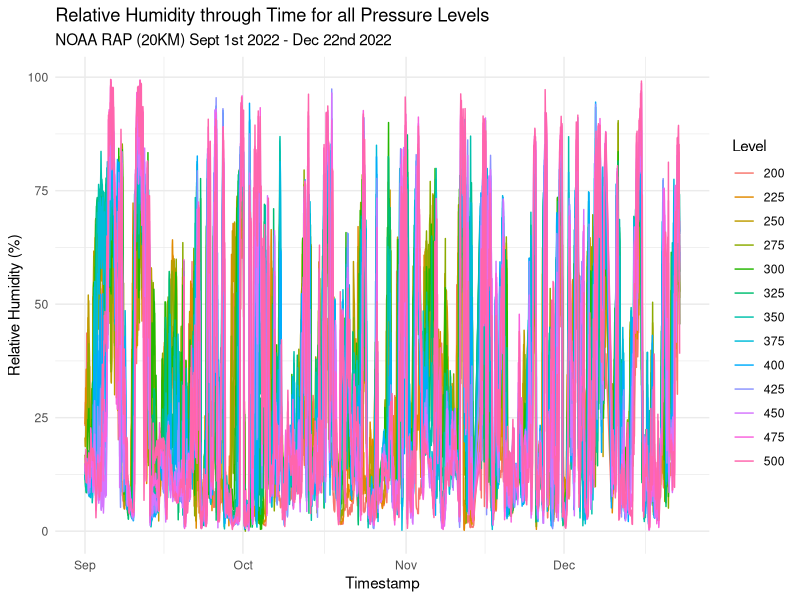
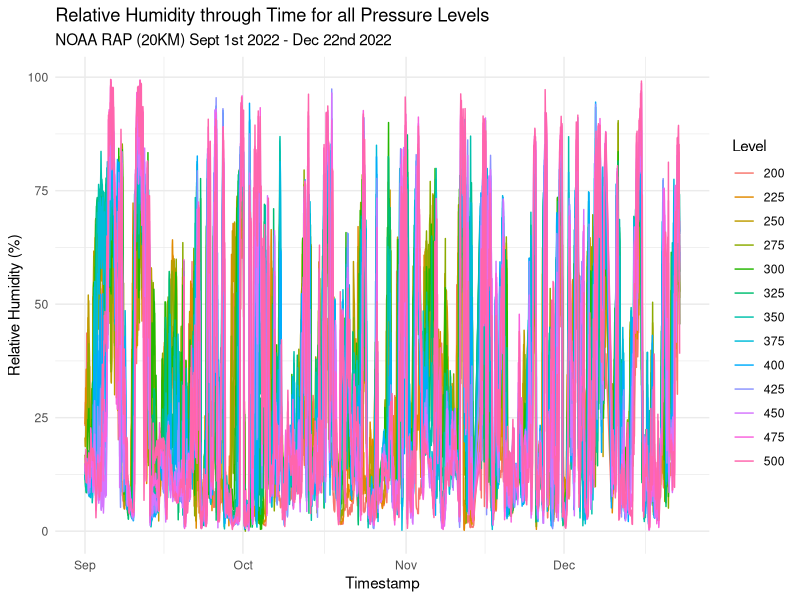
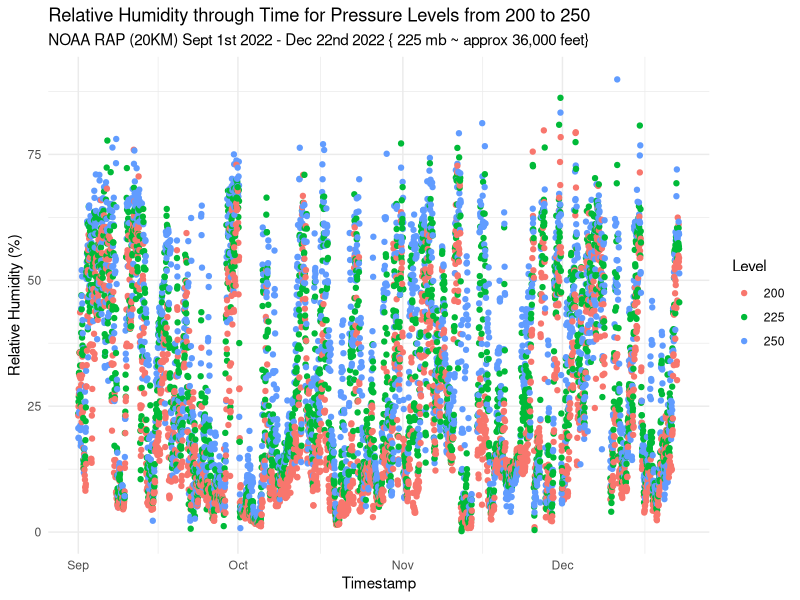
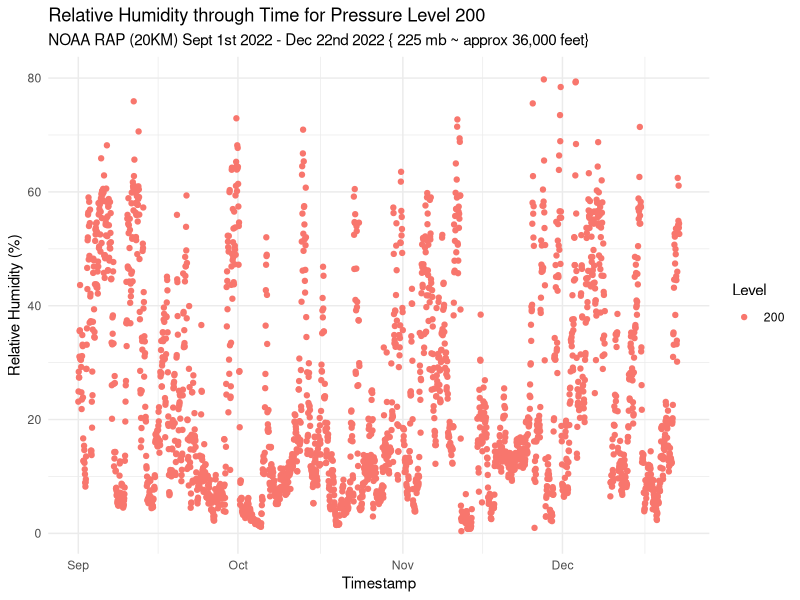
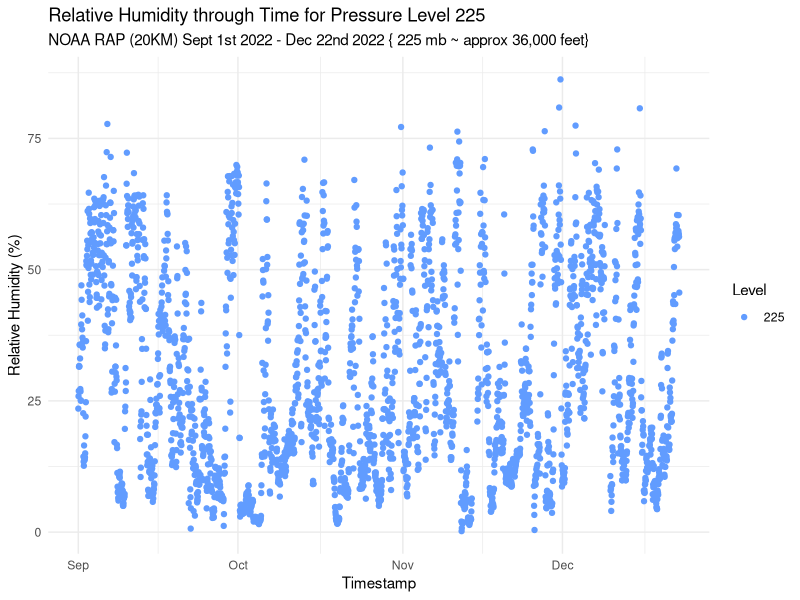
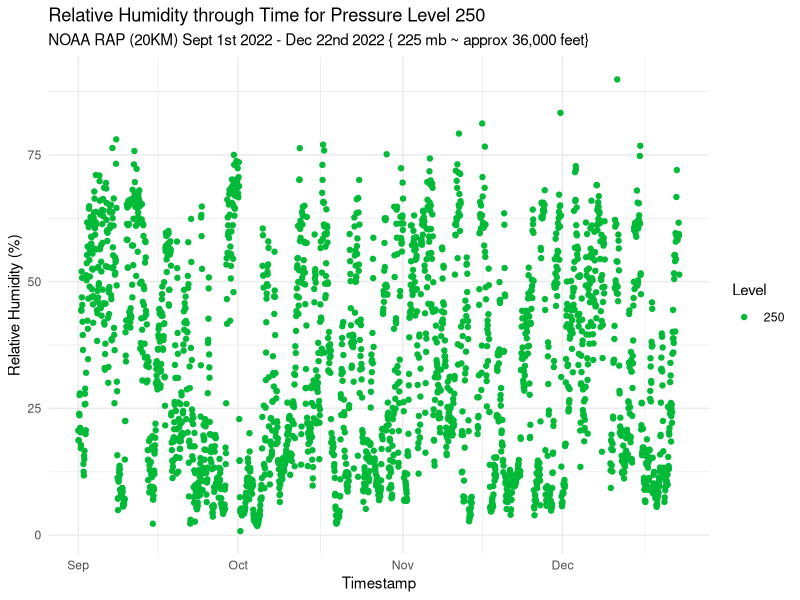
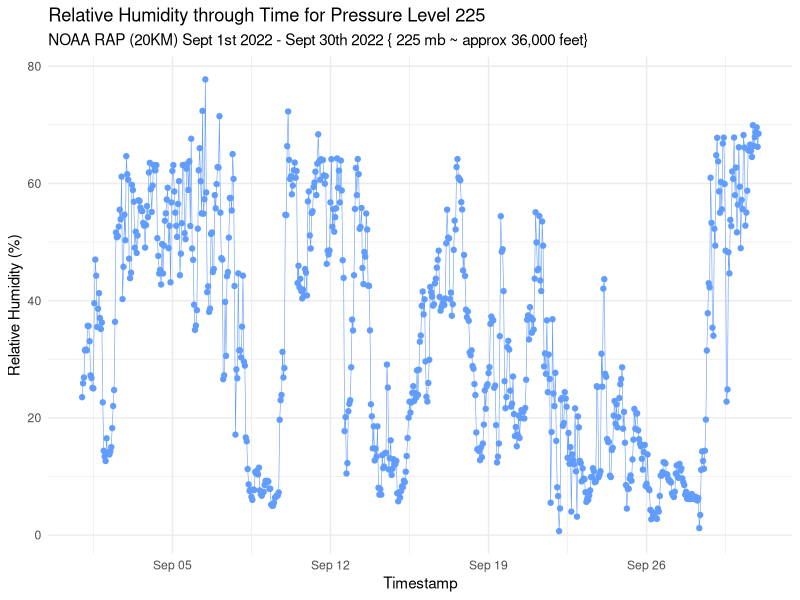
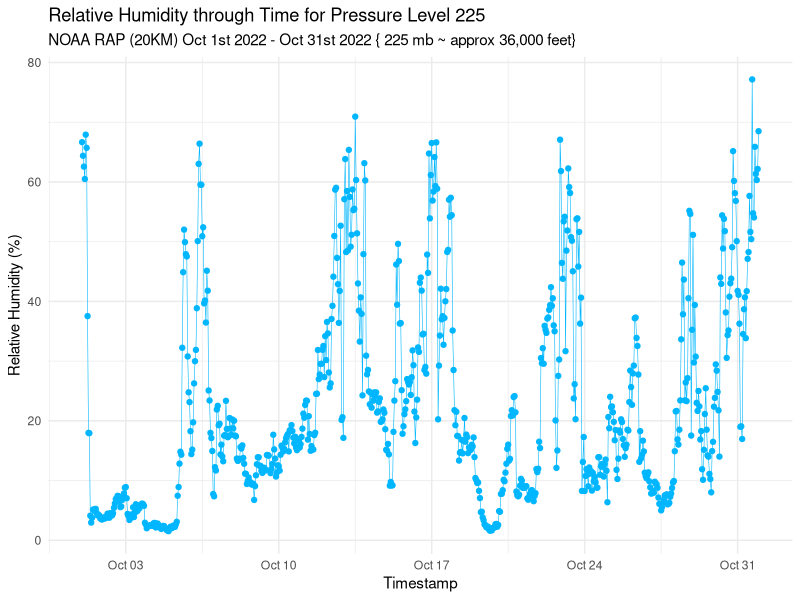

Write R code to recreate these figures, in order.
# Load required library
library(dplyr)
library(tidyr)
library(readr)
library(class)
library(ggplot2)

#-------------------------------------------------------------------------------
# Define a function to create and save the plots
save_plot <- function(plot, filename) {
  # Set the graphics device (png in this case)
  png(filename)
  print(plot)  # Print the plot to the graphics device
  dev.off()   # Close the graphics device after saving the plot
}
#-------------------------------------------------------------------------------

# NOTE: Set to your working directory
setwd(dirname(rstudioapi::getSourceEditorContext()$path))
print(paste("Current Working Directory: ", getwd()), sep = "\n")


# Load the CSV file into a dataframe
df <- read.csv("cleaned_atmospheric.csv")

# View the loaded dataframe (optional)
head(df)

subtitle.var <- "NOAA RAP (20KM) Sept 1st 2022 - Dec 22nd 2022"
monthly.color <- c("#619cff","#00b6ff","#00cbfe","#18dcee")
#===============================================================================
# Humidity Visuals
#===============================================================================
# Humidity for all of time at all pressure levels
{
title.var <- "Relative Humidity through Time for all Pressure Levels"
# Convert the "Timestamp" column to a proper date-time format
df$Timestamp <- as.POSIXct(df$Timestamp, format = "%Y-%m-%d %H:%M:%S")
# Create the ggplot scatter plot
ggplot(df, aes(x = Timestamp, y = Humidity, color = as.factor(Level))) +
  geom_point() +
  labs(x = "Timestamp", y = "Relative Humidity (%)", color = "Level",
       title = title.var, subtitle = subtitle.var) +
  theme_minimal()

humidity_all_levels <- ggplot(df, aes(x = Timestamp, y = Humidity, color = as.factor(Level))) +
  geom_line() +  # Add lines for each level series
  geom_point(shape = NA) +  # Hide all scatter points
  labs(x = "Timestamp", y = "Relative Humidity (%)", color = "Level",
       title = title.var, subtitle = subtitle.var) +
  theme_minimal()

humidity_all_levels
}
#-------------------------------------------------------------------------------
{
# Convert the "Timestamp" column to a proper date-time format
df$Timestamp <- as.POSIXct(df$Timestamp, format = "%Y-%m-%d %H:%M:%S")
# Humidity for all of time at all pressure levels
title.var <- "Relative Humidity through Time for all Pressure Levels"
# Create the ggplot line plot
ggplot(df, aes(x = Timestamp, y = Humidity, color = as.factor(Level))) +
  geom_line() +  # Add lines for each level series
  geom_point(shape = NA) +  # Hide all scatter points
  labs(x = "Timestamp", y = "Relative Humidity (%)", color = "Level",
       title = title.var, subtitle = subtitle.var) +
  theme_minimal()
}
#-------------------------------------------------------------------------------
# Humidity for all of time at pressure levels (200 - 250)
{
title.var <- "Relative Humidity through Time for Pressure Levels from 200 to 250"
subtitle.var <- "NOAA RAP (20KM) Sept 1st 2022 - Dec 22nd 2022 { 225 mb ~ approx 36,000 feet}"
# Convert the "Timestamp" column to a proper date-time format
df$Timestamp <- as.POSIXct(df$Timestamp, format = "%Y-%m-%d %H:%M:%S")
# Filter the dataframe to include only Level values between 200 and 250
df_filtered <- subset(df, Level >= 200 & Level <= 250)
# Create the ggplot scatter plot
ggplot(df_filtered, aes(x = Timestamp, y = Humidity, color = as.factor(Level))) +
  geom_point() +
  labs(x = "Timestamp", y = "Relative Humidity (%)", color = "Level",
       title = title.var, subtitle = subtitle.var) +
  theme_minimal()
}
#-------------------------------------------------------------------------------
# Humidity for all of time at pressure levels (200)
{
title.var <- "Relative Humidity through Time for Pressure Level 200"
subtitle.var <- "NOAA RAP (20KM) Sept 1st 2022 - Dec 22nd 2022 { 225 mb ~ approx 36,000 feet}"
# Convert the "Timestamp" column to a proper date-time format
df$Timestamp <- as.POSIXct(df$Timestamp, format = "%Y-%m-%d %H:%M:%S")
# Filter the dataframe to include only Level values 200
df_filtered <- subset(df, Level == 200)
# Create the ggplot scatter plot
ggplot(df_filtered, aes(x = Timestamp, y = Humidity, color = as.factor(Level))) +
  geom_point() +
  labs(x = "Timestamp", y = "Relative Humidity (%)", color = "Level",
       title = title.var, subtitle = subtitle.var) +
  theme_minimal()
}
#-------------------------------------------------------------------------------
# Humidity for all of time at pressure levels (225)
{
title.var <- "Relative Humidity through Time for Pressure Level 225"
subtitle.var <- "NOAA RAP (20KM) Sept 1st 2022 - Dec 22nd 2022 { 225 mb ~ approx 36,000 feet}"
# Convert the "Timestamp" column to a proper date-time format
df$Timestamp <- as.POSIXct(df$Timestamp, format = "%Y-%m-%d %H:%M:%S")
# Filter the dataframe to include only Level values 225
df_filtered <- subset(df, Level == 225)
# Set the common color for level 225 (blue)
common_color <- "#619CFF"
# Create the ggplot scatter plot and use scale_color_manual to set the common color
ggplot(df_filtered, aes(x = Timestamp, y = Humidity, color = as.factor(Level))) +
  geom_point() +
  labs(x = "Timestamp", y = "Relative Humidity (%)", color = "Level",
       title = title.var, subtitle = subtitle.var) +
  scale_color_manual(values = common_color) +  # Set the common color for level 225
  theme_minimal()
}
#-------------------------------------------------------------------------------
# Humidity for all of time at pressure levels (250)
{
  title.var <- "Relative Humidity through Time for Pressure Level 250"
subtitle.var <- "NOAA RAP (20KM) Sept 1st 2022 - Dec 22nd 2022 { 225 mb ~ approx 36,000 feet}"
# Convert the "Timestamp" column to a proper date-time format
df$Timestamp <- as.POSIXct(df$Timestamp, format = "%Y-%m-%d %H:%M:%S")
# Filter the dataframe to include only Level values 250
df_filtered <- subset(df, Level == 250)
# Set the common color for level 225 (blue)
common_color <- "#00BA38"
# Create the ggplot scatter plot and use scale_color_manual to set the common color
ggplot(df_filtered, aes(x = Timestamp, y = Humidity, color = as.factor(Level))) +
  geom_point() +
  labs(x = "Timestamp", y = "Relative Humidity (%)", color = "Level",
       title = title.var, subtitle = subtitle.var) +
  scale_color_manual(values = common_color) +  # Set the common color for level 225
  theme_minimal()
}
#-------------------------------------------------------------------------------
# Humidity for September time at pressure levels (225)
{
title.var <- "Relative Humidity through Time for Pressure Level 225"
subtitle.var <- "NOAA RAP (20KM) Sept 1st 2022 - Sept 30th 2022 { 225 mb ~ approx 36,000 feet}"
# Convert the "Timestamp" column to a proper date-time format
df$Timestamp <- as.POSIXct(df$Timestamp, format = "%Y-%m-%d %H:%M:%S")
# Filter the dataframe to include only Level values 225
df_filtered <- subset(df, Level == 225)
# Set the common color for level 225 (blue)
common_color <- monthly.color[1]
# Filter the dataframe to include only data for September
df_september <- subset(df_filtered, format(Timestamp, "%m") == "09")
# Create the ggplot scatter plot and use scale_color_manual to set the common color
ggplot(df_september, aes(x = Timestamp, y = Humidity)) +
  geom_point(color = common_color) +
  labs(x = "Timestamp", y = "Relative Humidity (%)",
       title = title.var, subtitle = subtitle.var) +
  theme_minimal()

# Create the ggplot scatter plot and use scale_color_manual to set the common color
ggplot(df_september, aes(x = Timestamp, y = Humidity)) +
  geom_point(color = common_color) +
  geom_line(color = common_color, size = 0.2) +  # Add a line connecting the first and last data points
  labs(x = "Timestamp", y = "Relative Humidity (%)",
       title = title.var, subtitle = subtitle.var) +
  theme_minimal()
}
#-------------------------------------------------------------------------------
# Humidity for October time at pressure levels (225)
{
title.var <- "Relative Humidity through Time for Pressure Level 225"
subtitle.var <- "NOAA RAP (20KM) Oct 1st 2022 - Oct 31st 2022 { 225 mb ~ approx 36,000 feet}"
# Convert the "Timestamp" column to a proper date-time format
df$Timestamp <- as.POSIXct(df$Timestamp, format = "%Y-%m-%d %H:%M:%S")
# Filter the dataframe to include only Level values between 200 and 225
df_filtered <- subset(df, Level == 225)
# Set the common color for level 225 (blue)
common_color <- monthly.color[2]
# Filter the dataframe to include only data for October
df_october <- subset(df_filtered, format(Timestamp, "%m") == "10")
# Create the ggplot scatter plot and use scale_color_manual to set the common color
ggplot(df_october, aes(x = Timestamp, y = Humidity)) +
  geom_point(color = common_color) +
  labs(x = "Timestamp", y = "Relative Humidity (%)",
       title = title.var, subtitle = subtitle.var) +
  theme_minimal()

# Create the ggplot scatter plot and use scale_color_manual to set the common color
ggplot(df_october, aes(x = Timestamp, y = Humidity)) +
  geom_point(color = common_color) +
  geom_line(color = common_color, size = 0.2) +  # Add a line connecting the first and last data points
  labs(x = "Timestamp", y = "Relative Humidity (%)",
       title = title.var, subtitle = subtitle.var) +
  theme_minimal()
}
#-------------------------------------------------------------------------------
# Humidity for November time at pressure levels (225)
{
title.var <- "Relative Humidity through Time for Pressure Level 225"
subtitle.var <- "NOAA RAP (20KM) Nov 1st 2022 - Nov 30th 2022 { 225 mb ~ approx 36,000 feet}"
# Convert the "Timestamp" column to a proper date-time format
df$Timestamp <- as.POSIXct(df$Timestamp, format = "%Y-%m-%d %H:%M:%S")
# Filter the dataframe to include only Level values 225
df_filtered <- subset(df, Level == 225)
# Set the common color for level 225 (blue)
common_color <- monthly.color[3]
# Filter the dataframe to include only data for November
df_november <- subset(df_filtered, format(Timestamp, "%m") == "11")
# Create the ggplot scatter plot and use scale_color_manual to set the common color
ggplot(df_november, aes(x = Timestamp, y = Humidity)) +
  geom_point(color = common_color) +
  labs(x = "Timestamp", y = "Relative Humidity (%)",
       title = title.var, subtitle = subtitle.var) +
  theme_minimal()

# Create the ggplot scatter plot and use scale_color_manual to set the common color
ggplot(df_november, aes(x = Timestamp, y = Humidity)) +
  geom_point(color = common_color) +
  geom_line(color = common_color, size = 0.2) +  # Add a line connecting the first and last data points
  labs(x = "Timestamp", y = "Relative Humidity (%)",
       title = title.var, subtitle = subtitle.var) +
  theme_minimal()
}
#-------------------------------------------------------------------------------
# Humidity for December time at pressure levels (225)
{
title.var <- "Relative Humidity through Time for Pressure Level 225"
subtitle.var <- "NOAA RAP (20KM) Dec 1st 2022 - Dec 22nd 2022 { 225 mb ~ approx 36,000 feet}"

# Convert the "Timestamp" column to a proper date-time format
df$Timestamp <- as.POSIXct(df$Timestamp, format = "%Y-%m-%d %H:%M:%S")
# Filter the dataframe to include only Level values 225
df_filtered <- subset(df, Level == 225)
# Set the common color for level 225 (blue)
common_color <- monthly.color[4]
# Filter the dataframe to include only data for December
df_december <- subset(df_filtered, format(Timestamp, "%m") == "12")
# Create the ggplot scatter plot and use scale_color_manual to set the common color
ggplot(df_december, aes(x = Timestamp, y = Humidity)) +
  geom_point(color = common_color) +
  labs(x = "Timestamp", y = "Relative Humidity (%)",
       title = title.var, subtitle = subtitle.var) +
  theme_minimal()

# Create the ggplot scatter plot and use scale_color_manual to set the common color
ggplot(df_december, aes(x = Timestamp, y = Humidity)) +
  geom_point(color = common_color) +
  geom_line(color = common_color, size = 0.2) +  # Add a line connecting the first and last data points
  labs(x = "Timestamp", y = "Relative Humidity (%)",
       title = title.var, subtitle = subtitle.var) +
  theme_minimal()
}
#-------------------------------------------------------------------------------

#===============================================================================
# Temperature Visuals
monthly.color <- c("#fe443b","#ec50a5","#967fdc","#3c97d0")
#===============================================================================
# Temperature for all of time at all pressure levels
{
  title.var <- "Relative Temperature through Time for all Pressure Levels"
  # Convert the "Timestamp" column to a proper date-time format
  df$Timestamp <- as.POSIXct(df$Timestamp, format = "%Y-%m-%d %H:%M:%S")
  # Create the ggplot scatter plot
  ggplot(df, aes(x = Timestamp, y = Temperature, color = as.factor(Level))) +
    geom_point() +
    labs(x = "Timestamp", y = "Relative Temperature (%)", color = "Level",
         title = title.var, subtitle = subtitle.var) +
    theme_minimal()
  
  ggplot(df, aes(x = Timestamp, y = Temperature, color = as.factor(Level))) +
    geom_line() +  # Add lines for each level series
    geom_point(shape = NA) +  # Hide all scatter points
    labs(x = "Timestamp", y = "Relative Temperature (%)", color = "Level",
         title = title.var, subtitle = subtitle.var) +
    theme_minimal()
}
#-------------------------------------------------------------------------------
{
  # Convert the "Timestamp" column to a proper date-time format
  df$Timestamp <- as.POSIXct(df$Timestamp, format = "%Y-%m-%d %H:%M:%S")
  # Temperature for all of time at all pressure levels
  title.var <- "Relative Temperature through Time for all Pressure Levels"
  # Create the ggplot line plot
  ggplot(df, aes(x = Timestamp, y = Temperature, color = as.factor(Level))) +
    geom_line() +  # Add lines for each level series
    geom_point(shape = NA) +  # Hide all scatter points
    labs(x = "Timestamp", y = "Relative Temperature (%)", color = "Level",
         title = title.var, subtitle = subtitle.var) +
    theme_minimal()
}
#-------------------------------------------------------------------------------
# Temperature for all of time at pressure levels (200 - 250)
{
  title.var <- "Temperature through Time for Pressure Levels from 200 to 250"
  subtitle.var <- "NOAA RAP (20KM) Sept 1st 2022 - Dec 22nd 2022 { 225 mb ~ approx 36,000 feet}"
  # Convert the "Timestamp" column to a proper date-time format
  df$Timestamp <- as.POSIXct(df$Timestamp, format = "%Y-%m-%d %H:%M:%S")
  # Filter the dataframe to include only Level values between 200 and 250
  df_filtered <- subset(df, Level >= 200 & Level <= 250)
  # Create the ggplot scatter plot
  ggplot(df_filtered, aes(x = Timestamp, y = Temperature, color = as.factor(Level))) +
    geom_line() +
    geom_point(size=0.35) +
    labs(x = "Timestamp", y = "Temperature (%)", color = "Level",
         title = title.var, subtitle = subtitle.var) +
    theme_minimal()
}
#-------------------------------------------------------------------------------
# Temperature for all of time at pressure levels (200)
{
  title.var <- "Temperature through Time for Pressure Level 200"
  subtitle.var <- "NOAA RAP (20KM) Sept 1st 2022 - Dec 22nd 2022 { 225 mb ~ approx 36,000 feet}"
  # Convert the "Timestamp" column to a proper date-time format
  df$Timestamp <- as.POSIXct(df$Timestamp, format = "%Y-%m-%d %H:%M:%S")
  # Filter the dataframe to include only Level values 200
  df_filtered <- subset(df, Level == 200)
  # Create the ggplot scatter plot
  ggplot(df_filtered, aes(x = Timestamp, y = Temperature, color = as.factor(Level))) +
    geom_point(size=0.75) +
    labs(x = "Timestamp", y = "Temperature (%)", color = "Level",
         title = title.var, subtitle = subtitle.var) +
    theme_minimal()
}
#-------------------------------------------------------------------------------
# Temperature for all of time at pressure levels (225)
{
  title.var <- "Temperature through Time for Pressure Level 225"
  subtitle.var <- "NOAA RAP (20KM) Sept 1st 2022 - Dec 22nd 2022 { 225 mb ~ approx 36,000 feet}"
  # Convert the "Timestamp" column to a proper date-time format
  df$Timestamp <- as.POSIXct(df$Timestamp, format = "%Y-%m-%d %H:%M:%S")
  # Filter the dataframe to include only Level values 225
  df_filtered <- subset(df, Level == 225)
  # Set the common color for level 225 (blue)
  common_color <- "#619CFF"
  # Create the ggplot scatter plot and use scale_color_manual to set the common color
  ggplot(df_filtered, aes(x = Timestamp, y = Temperature, color = as.factor(Level))) +
    geom_point(size=0.75) +
    labs(x = "Timestamp", y = "Temperature (%)", color = "Level",
         title = title.var, subtitle = subtitle.var) +
    scale_color_manual(values = common_color) +  # Set the common color for level 225
    theme_minimal()
}
#-------------------------------------------------------------------------------
# Temperature for all of time at pressure levels (250)
{
  title.var <- "Temperature through Time for Pressure Level 250"
  subtitle.var <- "NOAA RAP (20KM) Sept 1st 2022 - Dec 22nd 2022 { 225 mb ~ approx 36,000 feet}"
  # Convert the "Timestamp" column to a proper date-time format
  df$Timestamp <- as.POSIXct(df$Timestamp, format = "%Y-%m-%d %H:%M:%S")
  # Filter the dataframe to include only Level values 250
  df_filtered <- subset(df, Level == 250)
  # Set the common color for level 225 (blue)
  common_color <- "#00BA38"
  # Create the ggplot scatter plot and use scale_color_manual to set the common color
  ggplot(df_filtered, aes(x = Timestamp, y = Temperature, color = as.factor(Level))) +
    geom_point(size=0.75) +
    labs(x = "Timestamp", y = "Temperature (%)", color = "Level",
         title = title.var, subtitle = subtitle.var) +
    scale_color_manual(values = common_color) +  # Set the common color for level 225
    theme_minimal()
}
#-------------------------------------------------------------------------------
# Temperature for September time at pressure levels (225)
{
  title.var <- "Temperature through Time for Pressure Level 225"
  subtitle.var <- "NOAA RAP (20KM) Sept 1st 2022 - Sept 30th 2022 { 225 mb ~ approx 36,000 feet}"
  # Convert the "Timestamp" column to a proper date-time format
  df$Timestamp <- as.POSIXct(df$Timestamp, format = "%Y-%m-%d %H:%M:%S")
  # Filter the dataframe to include only Level values 225
  df_filtered <- subset(df, Level == 225)
  # Set the common color for level 225 (blue)
  common_color <- monthly.color[1]
  # Filter the dataframe to include only data for September
  df_september <- subset(df_filtered, format(Timestamp, "%m") == "09")
  # Create the ggplot scatter plot and use scale_color_manual to set the common color
  ggplot(df_september, aes(x = Timestamp, y = Temperature)) +
    geom_point(color = common_color) +
    labs(x = "Timestamp", y = "Temperature (%)",
         title = title.var, subtitle = subtitle.var) +
    theme_minimal()
  
  # Create the ggplot scatter plot and use scale_color_manual to set the common color
  ggplot(df_september, aes(x = Timestamp, y = Temperature)) +
    geom_point(color = common_color) +
    geom_line(color = common_color, size = 0.2) +  # Add a line connecting the first and last data points
    labs(x = "Timestamp", y = "Temperature (%)",
         title = title.var, subtitle = subtitle.var) +
    theme_minimal()
}
#-------------------------------------------------------------------------------
# Temperature for October time at pressure levels (225)
{
  title.var <- "Temperature through Time for Pressure Level 225"
  subtitle.var <- "NOAA RAP (20KM) Oct 1st 2022 - Oct 31st 2022 { 225 mb ~ approx 36,000 feet}"
  # Convert the "Timestamp" column to a proper date-time format
  df$Timestamp <- as.POSIXct(df$Timestamp, format = "%Y-%m-%d %H:%M:%S")
  # Filter the dataframe to include only Level values between 200 and 225
  df_filtered <- subset(df, Level == 225)
  # Set the common color for level 225 (blue)
  common_color <- monthly.color[2]
  # Filter the dataframe to include only data for October
  df_october <- subset(df_filtered, format(Timestamp, "%m") == "10")
  # Create the ggplot scatter plot and use scale_color_manual to set the common color
  ggplot(df_october, aes(x = Timestamp, y = Temperature)) +
    geom_point(color = common_color) +
    labs(x = "Timestamp", y = "Temperature (%)",
         title = title.var, subtitle = subtitle.var) +
    theme_minimal()
  
  # Create the ggplot scatter plot and use scale_color_manual to set the common color
  ggplot(df_october, aes(x = Timestamp, y = Temperature)) +
    geom_point(color = common_color) +
    geom_line(color = common_color, size = 0.2) +  # Add a line connecting the first and last data points
    labs(x = "Timestamp", y = "Temperature (%)",
         title = title.var, subtitle = subtitle.var) +
    theme_minimal()
}
#-------------------------------------------------------------------------------
# Temperature for November time at pressure levels (225)
{
  title.var <- "Temperature through Time for Pressure Level 225"
  subtitle.var <- "NOAA RAP (20KM) Nov 1st 2022 - Nov 30th 2022 { 225 mb ~ approx 36,000 feet}"
  # Convert the "Timestamp" column to a proper date-time format
  df$Timestamp <- as.POSIXct(df$Timestamp, format = "%Y-%m-%d %H:%M:%S")
  # Filter the dataframe to include only Level values 225
  df_filtered <- subset(df, Level == 225)
  # Set the common color for level 225 (blue)
  common_color <- monthly.color[3]
  # Filter the dataframe to include only data for November
  df_november <- subset(df_filtered, format(Timestamp, "%m") == "11")
  # Create the ggplot scatter plot and use scale_color_manual to set the common color
  ggplot(df_november, aes(x = Timestamp, y = Temperature)) +
    geom_point(color = common_color) +
    labs(x = "Timestamp", y = "Temperature (%)",
         title = title.var, subtitle = subtitle.var) +
    theme_minimal()
  
  # Create the ggplot scatter plot and use scale_color_manual to set the common color
  ggplot(df_november, aes(x = Timestamp, y = Temperature)) +
    geom_point(color = common_color) +
    geom_line(color = common_color, size = 0.2) +  # Add a line connecting the first and last data points
    labs(x = "Timestamp", y = "Temperature (%)",
         title = title.var, subtitle = subtitle.var) +
    theme_minimal()
}
#-------------------------------------------------------------------------------
# Temperature for December time at pressure levels (225)
{
  title.var <- "Temperature through Time for Pressure Level 225"
  subtitle.var <- "NOAA RAP (20KM) Dec 1st 2022 - Dec 22nd 2022 { 225 mb ~ approx 36,000 feet}"
  
  # Convert the "Timestamp" column to a proper date-time format
  df$Timestamp <- as.POSIXct(df$Timestamp, format = "%Y-%m-%d %H:%M:%S")
  # Filter the dataframe to include only Level values 225
  df_filtered <- subset(df, Level == 225)
  # Set the common color for level 225 (blue)
  common_color <- monthly.color[4]
  # Filter the dataframe to include only data for December
  df_december <- subset(df_filtered, format(Timestamp, "%m") == "12")
  # Create the ggplot scatter plot and use scale_color_manual to set the common color
  ggplot(df_december, aes(x = Timestamp, y = Temperature)) +
    geom_point(color = common_color) +
    labs(x = "Timestamp", y = "Temperature (%)",
         title = title.var, subtitle = subtitle.var) +
    theme_minimal()
  
  # Create the ggplot scatter plot and use scale_color_manual to set the common color
  ggplot(df_december, aes(x = Timestamp, y = Temperature)) +
    geom_point(color = common_color) +
    geom_line(color = common_color, size = 0.2) +  # Add a line connecting the first and last data points
    labs(x = "Timestamp", y = "Temperature (%)",
         title = title.var, subtitle = subtitle.var) +
    theme_minimal()
}
#===============================================================================
# Misc. Visuals
#===============================================================================
# Humidity versus Temperature colored by Level
{
  title.var <- "Humidity versus Temperature by Level"
  subtitle.var <- "NOAA RAP (20KM) Sept 1st 2022 - Dec 22nd 2022"
  # Create the ggplot scatter plot
  ggplot(df, aes(x = Temperature, y = Humidity, color = as.factor(Level))) +
    geom_point() +
    labs(x = "Temperature (K)", y = "Relative Humidity (%)", color = "Level",
         title = title.var, subtitle = subtitle.var) +
    theme_minimal()
}
